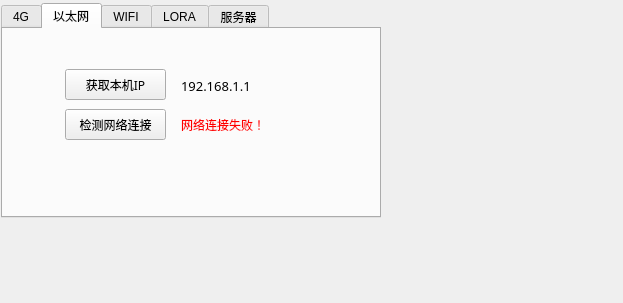
<?xml version="1.0" encoding="UTF-8"?>
<ui version="4.0">
 <class>net_widget</class>
 <widget class="QWidget" name="net_widget">
  <property name="geometry">
   <rect>
    <x>0</x>
    <y>0</y>
    <width>623</width>
    <height>303</height>
   </rect>
  </property>
  <property name="windowTitle">
   <string>Form</string>
  </property>
  <property name="styleSheet">
   <string notr="true"/>
  </property>
  <widget class="QTabWidget" name="tabWidget">
   <property name="geometry">
    <rect>
     <x>1</x>
     <y>3</y>
     <width>380</width>
     <height>215</height>
    </rect>
   </property>
   <property name="styleSheet">
    <string notr="true">QWidget:focus {
    outline: none;
}</string>
   </property>
   <property name="currentIndex">
    <number>1</number>
   </property>
   <widget class="QWidget" name="tab">
    <attribute name="title">
     <string>4G</string>
    </attribute>
    <widget class="QPushButton" name="pushButton_sim_flag">
     <property name="geometry">
      <rect>
       <x>10</x>
       <y>63</y>
       <width>111</width>
       <height>31</height>
      </rect>
     </property>
     <property name="focusPolicy">
      <enum>Qt::NoFocus</enum>
     </property>
     <property name="layoutDirection">
      <enum>Qt::LeftToRight</enum>
     </property>
     <property name="styleSheet">
      <string notr="true">font: 9pt &quot;宋体&quot;;</string>
     </property>
     <property name="text">
      <string>查询SIM卡号</string>
     </property>
    </widget>
    <widget class="QLabel" name="label_sim_num">
     <property name="geometry">
      <rect>
       <x>130</x>
       <y>70</y>
       <width>231</width>
       <height>16</height>
      </rect>
     </property>
     <property name="styleSheet">
      <string notr="true">font: 9pt &quot;宋体&quot;;</string>
     </property>
     <property name="text">
      <string/>
     </property>
     <property name="alignment">
      <set>Qt::AlignLeading|Qt::AlignLeft|Qt::AlignVCenter</set>
     </property>
    </widget>
    <widget class="QPushButton" name="pushButton_sim_signal">
     <property name="geometry">
      <rect>
       <x>10</x>
       <y>101</y>
       <width>111</width>
       <height>31</height>
      </rect>
     </property>
     <property name="focusPolicy">
      <enum>Qt::NoFocus</enum>
     </property>
     <property name="layoutDirection">
      <enum>Qt::LeftToRight</enum>
     </property>
     <property name="styleSheet">
      <string notr="true">font: 9pt &quot;宋体&quot;;</string>
     </property>
     <property name="text">
      <string>检测信号强度</string>
     </property>
    </widget>
    <widget class="QLabel" name="label_sim_signal">
     <property name="geometry">
      <rect>
       <x>130</x>
       <y>109</y>
       <width>231</width>
       <height>16</height>
      </rect>
     </property>
     <property name="styleSheet">
      <string notr="true">font: 9pt &quot;宋体&quot;;</string>
     </property>
     <property name="text">
      <string/>
     </property>
     <property name="alignment">
      <set>Qt::AlignLeading|Qt::AlignLeft|Qt::AlignVCenter</set>
     </property>
    </widget>
    <widget class="QPushButton" name="pushButton_mobile">
     <property name="geometry">
      <rect>
       <x>10</x>
       <y>23</y>
       <width>111</width>
       <height>31</height>
      </rect>
     </property>
     <property name="focusPolicy">
      <enum>Qt::NoFocus</enum>
     </property>
     <property name="layoutDirection">
      <enum>Qt::LeftToRight</enum>
     </property>
     <property name="styleSheet">
      <string notr="true">font: 9pt &quot;宋体&quot;;</string>
     </property>
     <property name="text">
      <string>查询手机号</string>
     </property>
    </widget>
    <widget class="QLabel" name="label_mobile_num">
     <property name="geometry">
      <rect>
       <x>130</x>
       <y>30</y>
       <width>231</width>
       <height>16</height>
      </rect>
     </property>
     <property name="styleSheet">
      <string notr="true">font: 9pt &quot;宋体&quot;;</string>
     </property>
     <property name="text">
      <string/>
     </property>
     <property name="alignment">
      <set>Qt::AlignLeading|Qt::AlignLeft|Qt::AlignVCenter</set>
     </property>
    </widget>
   </widget>
   <widget class="QWidget" name="tab_2">
    <attribute name="title">
     <string>以太网</string>
    </attribute>
    <widget class="QPushButton" name="pushButton_net_check">
     <property name="geometry">
      <rect>
       <x>62</x>
       <y>80</y>
       <width>101</width>
       <height>31</height>
      </rect>
     </property>
     <property name="font">
      <font>
       <family>宋体</family>
       <pointsize>9</pointsize>
       <weight>50</weight>
       <italic>false</italic>
       <bold>false</bold>
      </font>
     </property>
     <property name="focusPolicy">
      <enum>Qt::NoFocus</enum>
     </property>
     <property name="layoutDirection">
      <enum>Qt::LeftToRight</enum>
     </property>
     <property name="styleSheet">
      <string notr="true">font: 9pt &quot;宋体&quot;;</string>
     </property>
     <property name="text">
      <string>检测网络连接</string>
     </property>
    </widget>
    <widget class="QLabel" name="label_net_flag">
     <property name="geometry">
      <rect>
       <x>178</x>
       <y>85</y>
       <width>151</width>
       <height>21</height>
      </rect>
     </property>
     <property name="font">
      <font>
       <family>宋体</family>
       <pointsize>9</pointsize>
       <weight>50</weight>
       <italic>false</italic>
       <bold>false</bold>
      </font>
     </property>
     <property name="styleSheet">
      <string notr="true">font: 9pt &quot;宋体&quot;;
color: rgb(255, 0, 0);</string>
     </property>
     <property name="text">
      <string>网络连接失败！</string>
     </property>
    </widget>
    <widget class="QLabel" name="label_local_ip">
     <property name="geometry">
      <rect>
       <x>178</x>
       <y>47</y>
       <width>161</width>
       <height>21</height>
      </rect>
     </property>
     <property name="font">
      <font>
       <family>宋体</family>
       <pointsize>10</pointsize>
      </font>
     </property>
     <property name="text">
      <string>&lt;html&gt;&lt;head/&gt;&lt;body&gt;&lt;p&gt;192.168.1.1&lt;/p&gt;&lt;/body&gt;&lt;/html&gt;</string>
     </property>
    </widget>
    <widget class="QPushButton" name="pushButton_local_ip">
     <property name="geometry">
      <rect>
       <x>62</x>
       <y>40</y>
       <width>101</width>
       <height>31</height>
      </rect>
     </property>
     <property name="font">
      <font>
       <family>宋体</family>
       <pointsize>9</pointsize>
       <weight>50</weight>
       <italic>false</italic>
       <bold>false</bold>
      </font>
     </property>
     <property name="focusPolicy">
      <enum>Qt::NoFocus</enum>
     </property>
     <property name="layoutDirection">
      <enum>Qt::LeftToRight</enum>
     </property>
     <property name="styleSheet">
      <string notr="true">font: 9pt &quot;宋体&quot;;</string>
     </property>
     <property name="text">
      <string>获取本机IP</string>
     </property>
    </widget>
   </widget>
   <widget class="QWidget" name="tab_wifi">
    <attribute name="title">
     <string>WIFI</string>
    </attribute>
    <widget class="QCheckBox" name="checkBox_wifi">
     <property name="geometry">
      <rect>
       <x>80</x>
       <y>30</y>
       <width>80</width>
       <height>20</height>
      </rect>
     </property>
     <property name="focusPolicy">
      <enum>Qt::NoFocus</enum>
     </property>
     <property name="styleSheet">
      <string notr="true">QCheckBox::indicator:unchecked {
image: url(:/back/image/switch_off.png);
}
QCheckBox::indicator:checked {
image: url(:/back/image/switch_on.png);
}
QWidget:focus {
    outline: none;
}</string>
     </property>
     <property name="text">
      <string/>
     </property>
     <property name="checked">
      <bool>true</bool>
     </property>
    </widget>
    <widget class="QLabel" name="label_wifi_flag">
     <property name="geometry">
      <rect>
       <x>180</x>
       <y>32</y>
       <width>141</width>
       <height>16</height>
      </rect>
     </property>
     <property name="font">
      <font>
       <family>宋体</family>
       <pointsize>10</pointsize>
      </font>
     </property>
     <property name="text">
      <string>WIFI已开启</string>
     </property>
    </widget>
    <widget class="QLabel" name="label_wifi_flag_2">
     <property name="geometry">
      <rect>
       <x>10</x>
       <y>70</y>
       <width>91</width>
       <height>31</height>
      </rect>
     </property>
     <property name="font">
      <font>
       <family>宋体</family>
       <pointsize>10</pointsize>
      </font>
     </property>
     <property name="text">
      <string>WIFI账号：</string>
     </property>
    </widget>
    <widget class="QLabel" name="label_wifi_flag_3">
     <property name="geometry">
      <rect>
       <x>10</x>
       <y>110</y>
       <width>91</width>
       <height>31</height>
      </rect>
     </property>
     <property name="font">
      <font>
       <family>宋体</family>
       <pointsize>10</pointsize>
      </font>
     </property>
     <property name="text">
      <string>WIFI密码：</string>
     </property>
    </widget>
    <widget class="QLineEdit" name="lineEdit_wifi_name">
     <property name="geometry">
      <rect>
       <x>110</x>
       <y>70</y>
       <width>131</width>
       <height>31</height>
      </rect>
     </property>
     <property name="font">
      <font>
       <family>Times New Roman</family>
       <pointsize>10</pointsize>
      </font>
     </property>
     <property name="focusPolicy">
      <enum>Qt::StrongFocus</enum>
     </property>
     <property name="text">
      <string>HI-LINK-668</string>
     </property>
    </widget>
    <widget class="QLineEdit" name="lineEdit_wifi_password">
     <property name="geometry">
      <rect>
       <x>110</x>
       <y>110</y>
       <width>131</width>
       <height>31</height>
      </rect>
     </property>
     <property name="font">
      <font>
       <family>Times New Roman</family>
       <pointsize>10</pointsize>
      </font>
     </property>
     <property name="text">
      <string>12345678</string>
     </property>
    </widget>
    <widget class="QPushButton" name="pushButton_wifiname">
     <property name="geometry">
      <rect>
       <x>250</x>
       <y>70</y>
       <width>93</width>
       <height>31</height>
      </rect>
     </property>
     <property name="font">
      <font>
       <family>宋体</family>
       <pointsize>10</pointsize>
      </font>
     </property>
     <property name="focusPolicy">
      <enum>Qt::NoFocus</enum>
     </property>
     <property name="text">
      <string>确认修改</string>
     </property>
    </widget>
    <widget class="QPushButton" name="pushButton_wifi_password">
     <property name="geometry">
      <rect>
       <x>250</x>
       <y>110</y>
       <width>93</width>
       <height>31</height>
      </rect>
     </property>
     <property name="font">
      <font>
       <family>宋体</family>
       <pointsize>10</pointsize>
      </font>
     </property>
     <property name="focusPolicy">
      <enum>Qt::NoFocus</enum>
     </property>
     <property name="text">
      <string>确认修改</string>
     </property>
    </widget>
   </widget>
   <widget class="QWidget" name="tab_4">
    <attribute name="title">
     <string>LORA</string>
    </attribute>
    <widget class="QLabel" name="label">
     <property name="enabled">
      <bool>false</bool>
     </property>
     <property name="geometry">
      <rect>
       <x>10</x>
       <y>40</y>
       <width>91</width>
       <height>20</height>
      </rect>
     </property>
     <property name="font">
      <font>
       <pointsize>10</pointsize>
      </font>
     </property>
     <property name="text">
      <string>本机地址：</string>
     </property>
     <property name="alignment">
      <set>Qt::AlignRight|Qt::AlignTrailing|Qt::AlignVCenter</set>
     </property>
    </widget>
    <widget class="QLabel" name="label_11">
     <property name="geometry">
      <rect>
       <x>10</x>
       <y>100</y>
       <width>91</width>
       <height>20</height>
      </rect>
     </property>
     <property name="font">
      <font>
       <pointsize>10</pointsize>
      </font>
     </property>
     <property name="text">
      <string>通信速率：</string>
     </property>
     <property name="alignment">
      <set>Qt::AlignRight|Qt::AlignTrailing|Qt::AlignVCenter</set>
     </property>
    </widget>
    <widget class="QLabel" name="label_12">
     <property name="geometry">
      <rect>
       <x>10</x>
       <y>130</y>
       <width>91</width>
       <height>20</height>
      </rect>
     </property>
     <property name="font">
      <font>
       <pointsize>10</pointsize>
      </font>
     </property>
     <property name="text">
      <string>通信信道：</string>
     </property>
     <property name="alignment">
      <set>Qt::AlignRight|Qt::AlignTrailing|Qt::AlignVCenter</set>
     </property>
    </widget>
    <widget class="QLabel" name="label_13">
     <property name="geometry">
      <rect>
       <x>20</x>
       <y>10</y>
       <width>81</width>
       <height>20</height>
      </rect>
     </property>
     <property name="font">
      <font>
       <pointsize>10</pointsize>
      </font>
     </property>
     <property name="text">
      <string>波特率：</string>
     </property>
     <property name="alignment">
      <set>Qt::AlignRight|Qt::AlignTrailing|Qt::AlignVCenter</set>
     </property>
    </widget>
    <widget class="QLabel" name="label_14">
     <property name="geometry">
      <rect>
       <x>10</x>
       <y>70</y>
       <width>91</width>
       <height>21</height>
      </rect>
     </property>
     <property name="font">
      <font>
       <pointsize>10</pointsize>
      </font>
     </property>
     <property name="text">
      <string>对端地址：</string>
     </property>
     <property name="alignment">
      <set>Qt::AlignRight|Qt::AlignTrailing|Qt::AlignVCenter</set>
     </property>
    </widget>
    <widget class="QLineEdit" name="lineEdit_lora_local_addr">
     <property name="enabled">
      <bool>false</bool>
     </property>
     <property name="geometry">
      <rect>
       <x>100</x>
       <y>40</y>
       <width>51</width>
       <height>21</height>
      </rect>
     </property>
    </widget>
    <widget class="QComboBox" name="comboBox_lora_baud">
     <property name="geometry">
      <rect>
       <x>100</x>
       <y>10</y>
       <width>81</width>
       <height>22</height>
      </rect>
     </property>
     <property name="focusPolicy">
      <enum>Qt::NoFocus</enum>
     </property>
     <item>
      <property name="text">
       <string>9600</string>
      </property>
     </item>
     <item>
      <property name="text">
       <string>115200</string>
      </property>
     </item>
    </widget>
    <widget class="QLineEdit" name="lineEdit_lora_point_addr">
     <property name="geometry">
      <rect>
       <x>100</x>
       <y>70</y>
       <width>51</width>
       <height>21</height>
      </rect>
     </property>
    </widget>
    <widget class="QLineEdit" name="lineEdit_lora_fre">
     <property name="geometry">
      <rect>
       <x>100</x>
       <y>100</y>
       <width>51</width>
       <height>21</height>
      </rect>
     </property>
    </widget>
    <widget class="QLineEdit" name="lineEdit_lora_channel">
     <property name="geometry">
      <rect>
       <x>100</x>
       <y>130</y>
       <width>51</width>
       <height>21</height>
      </rect>
     </property>
    </widget>
    <widget class="QLabel" name="label_19">
     <property name="geometry">
      <rect>
       <x>160</x>
       <y>130</y>
       <width>31</width>
       <height>20</height>
      </rect>
     </property>
     <property name="font">
      <font>
       <pointsize>10</pointsize>
      </font>
     </property>
     <property name="text">
      <string>MHz</string>
     </property>
     <property name="alignment">
      <set>Qt::AlignLeading|Qt::AlignLeft|Qt::AlignVCenter</set>
     </property>
    </widget>
    <widget class="QLabel" name="label_20">
     <property name="geometry">
      <rect>
       <x>160</x>
       <y>100</y>
       <width>41</width>
       <height>20</height>
      </rect>
     </property>
     <property name="font">
      <font>
       <pointsize>10</pointsize>
      </font>
     </property>
     <property name="text">
      <string>kbps</string>
     </property>
     <property name="alignment">
      <set>Qt::AlignLeading|Qt::AlignLeft|Qt::AlignVCenter</set>
     </property>
    </widget>
    <widget class="QPushButton" name="save_Button_lora">
     <property name="geometry">
      <rect>
       <x>260</x>
       <y>140</y>
       <width>93</width>
       <height>28</height>
      </rect>
     </property>
     <property name="focusPolicy">
      <enum>Qt::NoFocus</enum>
     </property>
     <property name="text">
      <string>保存参数</string>
     </property>
    </widget>
   </widget>
   <widget class="QWidget" name="tab_3">
    <attribute name="title">
     <string>服务器</string>
    </attribute>
    <widget class="QLabel" name="label_2">
     <property name="geometry">
      <rect>
       <x>68</x>
       <y>28</y>
       <width>51</width>
       <height>20</height>
      </rect>
     </property>
     <property name="font">
      <font>
       <family>宋体</family>
       <pointsize>10</pointsize>
       <weight>50</weight>
       <italic>false</italic>
       <bold>false</bold>
      </font>
     </property>
     <property name="styleSheet">
      <string notr="true">font: 10pt &quot;宋体&quot;;</string>
     </property>
     <property name="text">
      <string>IP1：</string>
     </property>
     <property name="alignment">
      <set>Qt::AlignRight|Qt::AlignTrailing|Qt::AlignVCenter</set>
     </property>
    </widget>
    <widget class="QLineEdit" name="lineEdit_net_ip1">
     <property name="geometry">
      <rect>
       <x>110</x>
       <y>29</y>
       <width>131</width>
       <height>22</height>
      </rect>
     </property>
     <property name="font">
      <font>
       <family>Times New Roman</family>
       <pointsize>9</pointsize>
       <weight>50</weight>
       <italic>false</italic>
       <bold>false</bold>
      </font>
     </property>
     <property name="focusPolicy">
      <enum>Qt::NoFocus</enum>
     </property>
     <property name="styleSheet">
      <string notr="true">font: 9pt &quot;Times New Roman&quot;;</string>
     </property>
     <property name="text">
      <string>www.baidu.com</string>
     </property>
    </widget>
    <widget class="QLabel" name="label_3">
     <property name="geometry">
      <rect>
       <x>247</x>
       <y>28</y>
       <width>71</width>
       <height>22</height>
      </rect>
     </property>
     <property name="styleSheet">
      <string notr="true">font: 10pt &quot;宋体&quot;;</string>
     </property>
     <property name="text">
      <string> 端口号：</string>
     </property>
     <property name="alignment">
      <set>Qt::AlignRight|Qt::AlignTrailing|Qt::AlignVCenter</set>
     </property>
    </widget>
    <widget class="QLineEdit" name="lineEdit_net_port1">
     <property name="geometry">
      <rect>
       <x>310</x>
       <y>27</y>
       <width>60</width>
       <height>22</height>
      </rect>
     </property>
     <property name="focusPolicy">
      <enum>Qt::NoFocus</enum>
     </property>
     <property name="styleSheet">
      <string notr="true">font: 10pt &quot;Times New Roman&quot;;</string>
     </property>
    </widget>
    <widget class="QLabel" name="label_4">
     <property name="geometry">
      <rect>
       <x>68</x>
       <y>54</y>
       <width>51</width>
       <height>20</height>
      </rect>
     </property>
     <property name="font">
      <font>
       <family>宋体</family>
       <pointsize>10</pointsize>
       <weight>50</weight>
       <italic>false</italic>
       <bold>false</bold>
      </font>
     </property>
     <property name="styleSheet">
      <string notr="true">font: 10pt &quot;宋体&quot;;</string>
     </property>
     <property name="text">
      <string>IP2：</string>
     </property>
     <property name="alignment">
      <set>Qt::AlignRight|Qt::AlignTrailing|Qt::AlignVCenter</set>
     </property>
    </widget>
    <widget class="QLabel" name="label_5">
     <property name="geometry">
      <rect>
       <x>247</x>
       <y>78</y>
       <width>71</width>
       <height>22</height>
      </rect>
     </property>
     <property name="styleSheet">
      <string notr="true">font: 10pt &quot;宋体&quot;;</string>
     </property>
     <property name="text">
      <string> 端口号：</string>
     </property>
     <property name="alignment">
      <set>Qt::AlignRight|Qt::AlignTrailing|Qt::AlignVCenter</set>
     </property>
    </widget>
    <widget class="QLineEdit" name="lineEdit_net_ip2">
     <property name="geometry">
      <rect>
       <x>110</x>
       <y>55</y>
       <width>131</width>
       <height>22</height>
      </rect>
     </property>
     <property name="focusPolicy">
      <enum>Qt::NoFocus</enum>
     </property>
     <property name="styleSheet">
      <string notr="true">font: 9pt &quot;Times New Roman&quot;;</string>
     </property>
    </widget>
    <widget class="QLineEdit" name="lineEdit_net_port2">
     <property name="geometry">
      <rect>
       <x>310</x>
       <y>53</y>
       <width>60</width>
       <height>22</height>
      </rect>
     </property>
     <property name="focusPolicy">
      <enum>Qt::NoFocus</enum>
     </property>
     <property name="styleSheet">
      <string notr="true">font: 10pt &quot;Times New Roman&quot;;</string>
     </property>
    </widget>
    <widget class="QLabel" name="label_6">
     <property name="geometry">
      <rect>
       <x>68</x>
       <y>78</y>
       <width>51</width>
       <height>20</height>
      </rect>
     </property>
     <property name="styleSheet">
      <string notr="true">font: 10pt &quot;宋体&quot;;</string>
     </property>
     <property name="text">
      <string>IP3：</string>
     </property>
     <property name="alignment">
      <set>Qt::AlignRight|Qt::AlignTrailing|Qt::AlignVCenter</set>
     </property>
    </widget>
    <widget class="QLineEdit" name="lineEdit_net_ip4">
     <property name="geometry">
      <rect>
       <x>110</x>
       <y>106</y>
       <width>131</width>
       <height>22</height>
      </rect>
     </property>
     <property name="focusPolicy">
      <enum>Qt::NoFocus</enum>
     </property>
     <property name="styleSheet">
      <string notr="true">font: 9pt &quot;Times New Roman&quot;;</string>
     </property>
    </widget>
    <widget class="QLineEdit" name="lineEdit_net_port4">
     <property name="geometry">
      <rect>
       <x>310</x>
       <y>104</y>
       <width>60</width>
       <height>22</height>
      </rect>
     </property>
     <property name="focusPolicy">
      <enum>Qt::NoFocus</enum>
     </property>
     <property name="styleSheet">
      <string notr="true">font: 10pt &quot;Times New Roman&quot;;</string>
     </property>
    </widget>
    <widget class="QLabel" name="label_7">
     <property name="geometry">
      <rect>
       <x>247</x>
       <y>54</y>
       <width>71</width>
       <height>22</height>
      </rect>
     </property>
     <property name="styleSheet">
      <string notr="true">font: 10pt &quot;宋体&quot;;</string>
     </property>
     <property name="text">
      <string> 端口号：</string>
     </property>
     <property name="alignment">
      <set>Qt::AlignRight|Qt::AlignTrailing|Qt::AlignVCenter</set>
     </property>
    </widget>
    <widget class="QLineEdit" name="lineEdit_net_port3">
     <property name="geometry">
      <rect>
       <x>310</x>
       <y>78</y>
       <width>60</width>
       <height>22</height>
      </rect>
     </property>
     <property name="focusPolicy">
      <enum>Qt::NoFocus</enum>
     </property>
     <property name="styleSheet">
      <string notr="true">font: 10pt &quot;Times New Roman&quot;;</string>
     </property>
    </widget>
    <widget class="QLabel" name="label_8">
     <property name="geometry">
      <rect>
       <x>247</x>
       <y>104</y>
       <width>71</width>
       <height>22</height>
      </rect>
     </property>
     <property name="styleSheet">
      <string notr="true">font: 10pt &quot;宋体&quot;;</string>
     </property>
     <property name="text">
      <string> 端口号：</string>
     </property>
     <property name="alignment">
      <set>Qt::AlignRight|Qt::AlignTrailing|Qt::AlignVCenter</set>
     </property>
    </widget>
    <widget class="QLineEdit" name="lineEdit_net_ip3">
     <property name="geometry">
      <rect>
       <x>110</x>
       <y>80</y>
       <width>131</width>
       <height>22</height>
      </rect>
     </property>
     <property name="font">
      <font>
       <family>Times New Roman</family>
       <pointsize>9</pointsize>
       <weight>50</weight>
       <italic>false</italic>
       <bold>false</bold>
      </font>
     </property>
     <property name="focusPolicy">
      <enum>Qt::NoFocus</enum>
     </property>
     <property name="styleSheet">
      <string notr="true">font: 9pt &quot;Times New Roman&quot;;</string>
     </property>
     <property name="text">
      <string>192.168.1.1</string>
     </property>
    </widget>
    <widget class="QLabel" name="label_9">
     <property name="geometry">
      <rect>
       <x>68</x>
       <y>104</y>
       <width>51</width>
       <height>20</height>
      </rect>
     </property>
     <property name="styleSheet">
      <string notr="true">font: 10pt &quot;宋体&quot;;</string>
     </property>
     <property name="text">
      <string>IP4：</string>
     </property>
     <property name="alignment">
      <set>Qt::AlignRight|Qt::AlignTrailing|Qt::AlignVCenter</set>
     </property>
    </widget>
    <widget class="QLabel" name="label_10">
     <property name="geometry">
      <rect>
       <x>0</x>
       <y>3</y>
       <width>61</width>
       <height>20</height>
      </rect>
     </property>
     <property name="styleSheet">
      <string notr="true">font: 10pt &quot;宋体&quot;;</string>
     </property>
     <property name="text">
      <string>协议：</string>
     </property>
     <property name="alignment">
      <set>Qt::AlignRight|Qt::AlignTrailing|Qt::AlignVCenter</set>
     </property>
    </widget>
    <widget class="QComboBox" name="comboBox_1">
     <property name="geometry">
      <rect>
       <x>0</x>
       <y>28</y>
       <width>71</width>
       <height>22</height>
      </rect>
     </property>
     <property name="focusPolicy">
      <enum>Qt::NoFocus</enum>
     </property>
     <property name="styleSheet">
      <string notr="true">font: 8pt &quot;宋体&quot;;</string>
     </property>
     <item>
      <property name="text">
       <string>水文</string>
      </property>
     </item>
     <item>
      <property name="text">
       <string>水资源</string>
      </property>
     </item>
    </widget>
    <widget class="QPushButton" name="pushButton_save">
     <property name="geometry">
      <rect>
       <x>299</x>
       <y>157</y>
       <width>71</width>
       <height>26</height>
      </rect>
     </property>
     <property name="focusPolicy">
      <enum>Qt::NoFocus</enum>
     </property>
     <property name="layoutDirection">
      <enum>Qt::LeftToRight</enum>
     </property>
     <property name="styleSheet">
      <string notr="true">font: 10pt &quot;宋体&quot;;</string>
     </property>
     <property name="text">
      <string>保存更改</string>
     </property>
    </widget>
    <widget class="QLineEdit" name="lineEdit_net_port5">
     <property name="geometry">
      <rect>
       <x>310</x>
       <y>130</y>
       <width>60</width>
       <height>22</height>
      </rect>
     </property>
     <property name="focusPolicy">
      <enum>Qt::NoFocus</enum>
     </property>
     <property name="styleSheet">
      <string notr="true">font: 10pt &quot;Times New Roman&quot;;</string>
     </property>
    </widget>
    <widget class="QLabel" name="label_16">
     <property name="geometry">
      <rect>
       <x>-2</x>
       <y>132</y>
       <width>121</width>
       <height>20</height>
      </rect>
     </property>
     <property name="styleSheet">
      <string notr="true">font: 10pt &quot;宋体&quot;;</string>
     </property>
     <property name="text">
      <string>维护平台IP5：</string>
     </property>
     <property name="alignment">
      <set>Qt::AlignRight|Qt::AlignTrailing|Qt::AlignVCenter</set>
     </property>
    </widget>
    <widget class="QLineEdit" name="lineEdit_net_ip5">
     <property name="geometry">
      <rect>
       <x>110</x>
       <y>132</y>
       <width>131</width>
       <height>22</height>
      </rect>
     </property>
     <property name="focusPolicy">
      <enum>Qt::NoFocus</enum>
     </property>
     <property name="styleSheet">
      <string notr="true">font: 9pt &quot;Times New Roman&quot;;</string>
     </property>
    </widget>
    <widget class="QLabel" name="label_17">
     <property name="geometry">
      <rect>
       <x>247</x>
       <y>130</y>
       <width>71</width>
       <height>22</height>
      </rect>
     </property>
     <property name="styleSheet">
      <string notr="true">font: 10pt &quot;宋体&quot;;</string>
     </property>
     <property name="text">
      <string> 端口号：</string>
     </property>
     <property name="alignment">
      <set>Qt::AlignRight|Qt::AlignTrailing|Qt::AlignVCenter</set>
     </property>
    </widget>
    <widget class="QComboBox" name="comboBox_2">
     <property name="geometry">
      <rect>
       <x>0</x>
       <y>55</y>
       <width>71</width>
       <height>22</height>
      </rect>
     </property>
     <property name="focusPolicy">
      <enum>Qt::NoFocus</enum>
     </property>
     <property name="styleSheet">
      <string notr="true">font: 8pt &quot;宋体&quot;;</string>
     </property>
     <item>
      <property name="text">
       <string>水文</string>
      </property>
     </item>
     <item>
      <property name="text">
       <string>水资源</string>
      </property>
     </item>
    </widget>
    <widget class="QComboBox" name="comboBox_3">
     <property name="geometry">
      <rect>
       <x>0</x>
       <y>81</y>
       <width>71</width>
       <height>22</height>
      </rect>
     </property>
     <property name="focusPolicy">
      <enum>Qt::NoFocus</enum>
     </property>
     <property name="styleSheet">
      <string notr="true">font: 8pt &quot;宋体&quot;;</string>
     </property>
     <item>
      <property name="text">
       <string>水文</string>
      </property>
     </item>
     <item>
      <property name="text">
       <string>水资源</string>
      </property>
     </item>
    </widget>
    <widget class="QComboBox" name="comboBox_4">
     <property name="geometry">
      <rect>
       <x>0</x>
       <y>106</y>
       <width>71</width>
       <height>22</height>
      </rect>
     </property>
     <property name="focusPolicy">
      <enum>Qt::NoFocus</enum>
     </property>
     <property name="styleSheet">
      <string notr="true">font: 8pt &quot;宋体&quot;;</string>
     </property>
     <item>
      <property name="text">
       <string>水文</string>
      </property>
     </item>
     <item>
      <property name="text">
       <string>水资源</string>
      </property>
     </item>
    </widget>
   </widget>
  </widget>
 </widget>
 <resources/>
 <connections/>
</ui>
